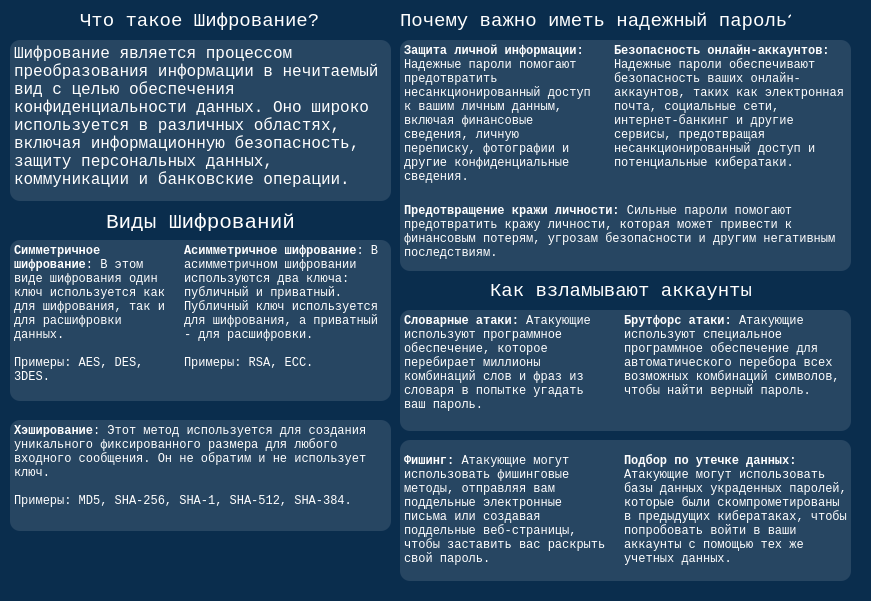
   <widget class="QWidget" name="menu2" native="true">
    <property name="enabled">
     <bool>true</bool>
    </property>
    <property name="geometry">
     <rect>
      <x>50</x>
      <y>0</y>
      <width>871</width>
      <height>601</height>
     </rect>
    </property>
    <property name="styleSheet">
     <string notr="true">background-color:#0a2d4d</string>
    </property>
    <widget class="QTextBrowser" name="cipher_info_label">
     <property name="geometry">
      <rect>
       <x>10</x>
       <y>40</y>
       <width>381</width>
       <height>161</height>
      </rect>
     </property>
     <property name="font">
      <font>
       <family>Courier New</family>
      </font>
     </property>
     <property name="focusPolicy">
      <enum>Qt::NoFocus</enum>
     </property>
     <property name="styleSheet">
      <string notr="true">border:2px;
color:white;
color:white;</string>
     </property>
     <property name="html">
      <string>&lt;!DOCTYPE HTML PUBLIC &quot;-//W3C//DTD HTML 4.0//EN&quot; &quot;http://www.w3.org/TR/REC-html40/strict.dtd&quot;&gt;
&lt;html&gt;&lt;head&gt;&lt;meta name=&quot;qrichtext&quot; content=&quot;1&quot; /&gt;&lt;meta charset=&quot;utf-8&quot; /&gt;&lt;style type=&quot;text/css&quot;&gt;
p, li { white-space: pre-wrap; }
hr { height: 1px; border-width: 0; }
li.unchecked::marker { content: &quot;\2610&quot;; }
li.checked::marker { content: &quot;\2612&quot;; }
&lt;/style&gt;&lt;/head&gt;&lt;body style=&quot; font-family:'Courier New'; font-size:9pt; font-weight:400; font-style:normal;&quot;&gt;
&lt;p style=&quot; margin-top:0px; margin-bottom:0px; margin-left:0px; margin-right:0px; -qt-block-indent:0; text-indent:0px;&quot;&gt;&lt;span style=&quot; font-size:12pt;&quot;&gt;Шифрование является процессом преобразования информации в нечитаемый вид с целью обеспечения конфиденциальности данных. Оно широко используется в различных областях, включая информационную безопасность, защиту персональных данных, коммуникации и банковские операции.&lt;/span&gt;&lt;/p&gt;&lt;/body&gt;&lt;/html&gt;</string>
     </property>
    </widget>
    <widget class="QLabel" name="cipher_kinds_title_label">
     <property name="geometry">
      <rect>
       <x>80</x>
       <y>210</y>
       <width>241</width>
       <height>21</height>
      </rect>
     </property>
     <property name="font">
      <font>
       <family>Courier New</family>
      </font>
     </property>
     <property name="styleSheet">
      <string notr="true">
color:white;</string>
     </property>
     <property name="text">
      <string>&lt;html&gt;&lt;head/&gt;&lt;body&gt;&lt;p align=&quot;center&quot;&gt;&lt;span style=&quot; font-size:16pt;&quot;&gt;Виды Шифрований&lt;/span&gt;&lt;/p&gt;&lt;/body&gt;&lt;/html&gt;</string>
     </property>
    </widget>
    <widget class="QTextBrowser" name="cipher_kind_1">
     <property name="geometry">
      <rect>
       <x>10</x>
       <y>240</y>
       <width>161</width>
       <height>171</height>
      </rect>
     </property>
     <property name="font">
      <font>
       <family>Courier New</family>
      </font>
     </property>
     <property name="styleSheet">
      <string notr="true">border:2px;
color:white;
</string>
     </property>
     <property name="html">
      <string>&lt;!DOCTYPE HTML PUBLIC &quot;-//W3C//DTD HTML 4.0//EN&quot; &quot;http://www.w3.org/TR/REC-html40/strict.dtd&quot;&gt;
&lt;html&gt;&lt;head&gt;&lt;meta name=&quot;qrichtext&quot; content=&quot;1&quot; /&gt;&lt;meta charset=&quot;utf-8&quot; /&gt;&lt;style type=&quot;text/css&quot;&gt;
p, li { white-space: pre-wrap; }
hr { height: 1px; border-width: 0; }
li.unchecked::marker { content: &quot;\2610&quot;; }
li.checked::marker { content: &quot;\2612&quot;; }
&lt;/style&gt;&lt;/head&gt;&lt;body style=&quot; font-family:'Courier New'; font-size:9pt; font-weight:400; font-style:normal;&quot;&gt;
&lt;p style=&quot; margin-top:0px; margin-bottom:0px; margin-left:0px; margin-right:0px; -qt-block-indent:0; text-indent:0px;&quot;&gt;&lt;span style=&quot; font-weight:700;&quot;&gt;Симметричное шифрование&lt;/span&gt;: В этом виде шифрования один ключ используется как для шифрования, так и для расшифровки данных. &lt;/p&gt;
&lt;p style=&quot;-qt-paragraph-type:empty; margin-top:0px; margin-bottom:0px; margin-left:0px; margin-right:0px; -qt-block-indent:0; text-indent:0px;&quot;&gt;&lt;br /&gt;&lt;/p&gt;
&lt;p style=&quot; margin-top:0px; margin-bottom:0px; margin-left:0px; margin-right:0px; -qt-block-indent:0; text-indent:0px;&quot;&gt;Примеры: AES, DES, 3DES.&lt;/p&gt;&lt;/body&gt;&lt;/html&gt;</string>
     </property>
    </widget>
    <widget class="QTextBrowser" name="cipher_kind_2">
     <property name="geometry">
      <rect>
       <x>180</x>
       <y>240</y>
       <width>211</width>
       <height>171</height>
      </rect>
     </property>
     <property name="font">
      <font>
       <family>Courier New</family>
      </font>
     </property>
     <property name="styleSheet">
      <string notr="true">border:2px;
color:white;
</string>
     </property>
     <property name="html">
      <string>&lt;!DOCTYPE HTML PUBLIC &quot;-//W3C//DTD HTML 4.0//EN&quot; &quot;http://www.w3.org/TR/REC-html40/strict.dtd&quot;&gt;
&lt;html&gt;&lt;head&gt;&lt;meta name=&quot;qrichtext&quot; content=&quot;1&quot; /&gt;&lt;meta charset=&quot;utf-8&quot; /&gt;&lt;style type=&quot;text/css&quot;&gt;
p, li { white-space: pre-wrap; }
hr { height: 1px; border-width: 0; }
li.unchecked::marker { content: &quot;\2610&quot;; }
li.checked::marker { content: &quot;\2612&quot;; }
&lt;/style&gt;&lt;/head&gt;&lt;body style=&quot; font-family:'Courier New'; font-size:9pt; font-weight:400; font-style:normal;&quot;&gt;
&lt;p style=&quot; margin-top:0px; margin-bottom:0px; margin-left:0px; margin-right:0px; -qt-block-indent:0; text-indent:0px;&quot;&gt;&lt;span style=&quot; font-weight:700;&quot;&gt;Асимметричное шифрование&lt;/span&gt;: В асимметричном шифровании используются два ключа: публичный и приватный. Публичный ключ используется для шифрования, а приватный - для расшифровки. &lt;/p&gt;
&lt;p style=&quot;-qt-paragraph-type:empty; margin-top:0px; margin-bottom:0px; margin-left:0px; margin-right:0px; -qt-block-indent:0; text-indent:0px;&quot;&gt;&lt;br /&gt;&lt;/p&gt;
&lt;p style=&quot; margin-top:0px; margin-bottom:0px; margin-left:0px; margin-right:0px; -qt-block-indent:0; text-indent:0px;&quot;&gt;Примеры: RSA, ECC.&lt;/p&gt;&lt;/body&gt;&lt;/html&gt;</string>
     </property>
    </widget>
    <widget class="QTextBrowser" name="cipher_kind_3">
     <property name="geometry">
      <rect>
       <x>10</x>
       <y>420</y>
       <width>381</width>
       <height>101</height>
      </rect>
     </property>
     <property name="font">
      <font>
       <family>Courier New</family>
      </font>
     </property>
     <property name="styleSheet">
      <string notr="true">border:2px;
color:white;
</string>
     </property>
     <property name="html">
      <string>&lt;!DOCTYPE HTML PUBLIC &quot;-//W3C//DTD HTML 4.0//EN&quot; &quot;http://www.w3.org/TR/REC-html40/strict.dtd&quot;&gt;
&lt;html&gt;&lt;head&gt;&lt;meta name=&quot;qrichtext&quot; content=&quot;1&quot; /&gt;&lt;meta charset=&quot;utf-8&quot; /&gt;&lt;style type=&quot;text/css&quot;&gt;
p, li { white-space: pre-wrap; }
hr { height: 1px; border-width: 0; }
li.unchecked::marker { content: &quot;\2610&quot;; }
li.checked::marker { content: &quot;\2612&quot;; }
&lt;/style&gt;&lt;/head&gt;&lt;body style=&quot; font-family:'Courier New'; font-size:9pt; font-weight:400; font-style:normal;&quot;&gt;
&lt;p style=&quot; margin-top:0px; margin-bottom:0px; margin-left:0px; margin-right:0px; -qt-block-indent:0; text-indent:0px;&quot;&gt;&lt;span style=&quot; font-weight:700;&quot;&gt;Хэширование&lt;/span&gt;: Этот метод используется для создания уникального фиксированного размера для любого входного сообщения. Он не обратим и не использует ключ. &lt;/p&gt;
&lt;p style=&quot;-qt-paragraph-type:empty; margin-top:0px; margin-bottom:0px; margin-left:0px; margin-right:0px; -qt-block-indent:0; text-indent:0px;&quot;&gt;&lt;br /&gt;&lt;/p&gt;
&lt;p style=&quot; margin-top:0px; margin-bottom:0px; margin-left:0px; margin-right:0px; -qt-block-indent:0; text-indent:0px;&quot;&gt;Примеры: MD5, SHA-256, SHA-1, SHA-512, SHA-384.&lt;/p&gt;&lt;/body&gt;&lt;/html&gt;</string>
     </property>
    </widget>
    <widget class="QLabel" name="why_important_password">
     <property name="geometry">
      <rect>
       <x>400</x>
       <y>10</y>
       <width>391</width>
       <height>21</height>
      </rect>
     </property>
     <property name="font">
      <font>
       <family>Courier New</family>
      </font>
     </property>
     <property name="styleSheet">
      <string notr="true">color:white;</string>
     </property>
     <property name="text">
      <string>&lt;html&gt;&lt;head/&gt;&lt;body&gt;&lt;p&gt;&lt;span style=&quot; font-size:14pt;&quot;&gt;Почему важно иметь надежный пароль?&lt;/span&gt;&lt;/p&gt;&lt;/body&gt;&lt;/html&gt;</string>
     </property>
    </widget>
    <widget class="QTextBrowser" name="why_stable_password_kind_1">
     <property name="geometry">
      <rect>
       <x>400</x>
       <y>40</y>
       <width>201</width>
       <height>151</height>
      </rect>
     </property>
     <property name="font">
      <font>
       <family>Courier New</family>
      </font>
     </property>
     <property name="styleSheet">
      <string notr="true">border:2px;
color:white;
</string>
     </property>
     <property name="html">
      <string>&lt;!DOCTYPE HTML PUBLIC &quot;-//W3C//DTD HTML 4.0//EN&quot; &quot;http://www.w3.org/TR/REC-html40/strict.dtd&quot;&gt;
&lt;html&gt;&lt;head&gt;&lt;meta name=&quot;qrichtext&quot; content=&quot;1&quot; /&gt;&lt;meta charset=&quot;utf-8&quot; /&gt;&lt;style type=&quot;text/css&quot;&gt;
p, li { white-space: pre-wrap; }
hr { height: 1px; border-width: 0; }
li.unchecked::marker { content: &quot;\2610&quot;; }
li.checked::marker { content: &quot;\2612&quot;; }
&lt;/style&gt;&lt;/head&gt;&lt;body style=&quot; font-family:'Courier New'; font-size:9pt; font-weight:400; font-style:normal;&quot;&gt;
&lt;p style=&quot; margin-top:0px; margin-bottom:0px; margin-left:0px; margin-right:0px; -qt-block-indent:0; text-indent:0px;&quot;&gt;&lt;span style=&quot; font-weight:700;&quot;&gt;Защита личной информации:&lt;/span&gt; Надежные пароли помогают предотвратить несанкционированный доступ к вашим личным данным, включая финансовые сведения, личную переписку, фотографии и другие конфиденциальные сведения.&lt;/p&gt;&lt;/body&gt;&lt;/html&gt;</string>
     </property>
    </widget>
    <widget class="QTextBrowser" name="why_stable_password_kind_2">
     <property name="geometry">
      <rect>
       <x>610</x>
       <y>40</y>
       <width>241</width>
       <height>151</height>
      </rect>
     </property>
     <property name="font">
      <font>
       <family>Courier New</family>
      </font>
     </property>
     <property name="styleSheet">
      <string notr="true">border:2px;
color:white;
</string>
     </property>
     <property name="html">
      <string>&lt;!DOCTYPE HTML PUBLIC &quot;-//W3C//DTD HTML 4.0//EN&quot; &quot;http://www.w3.org/TR/REC-html40/strict.dtd&quot;&gt;
&lt;html&gt;&lt;head&gt;&lt;meta name=&quot;qrichtext&quot; content=&quot;1&quot; /&gt;&lt;meta charset=&quot;utf-8&quot; /&gt;&lt;style type=&quot;text/css&quot;&gt;
p, li { white-space: pre-wrap; }
hr { height: 1px; border-width: 0; }
li.unchecked::marker { content: &quot;\2610&quot;; }
li.checked::marker { content: &quot;\2612&quot;; }
&lt;/style&gt;&lt;/head&gt;&lt;body style=&quot; font-family:'Courier New'; font-size:9pt; font-weight:400; font-style:normal;&quot;&gt;
&lt;p style=&quot; margin-top:0px; margin-bottom:0px; margin-left:0px; margin-right:0px; -qt-block-indent:0; text-indent:0px;&quot;&gt;&lt;span style=&quot; font-weight:700;&quot;&gt;Безопасность онлайн-аккаунтов:&lt;/span&gt; Надежные пароли обеспечивают безопасность ваших онлайн-аккаунтов, таких как электронная почта, социальные сети, интернет-банкинг и другие сервисы, предотвращая несанкционированный доступ и потенциальные кибератаки.&lt;/p&gt;&lt;/body&gt;&lt;/html&gt;</string>
     </property>
    </widget>
    <widget class="QTextBrowser" name="why_stable_password_kind_3">
     <property name="geometry">
      <rect>
       <x>400</x>
       <y>200</y>
       <width>451</width>
       <height>71</height>
      </rect>
     </property>
     <property name="font">
      <font>
       <family>Courier New</family>
      </font>
     </property>
     <property name="styleSheet">
      <string notr="true">border:2px;
color:white;
</string>
     </property>
     <property name="html">
      <string>&lt;!DOCTYPE HTML PUBLIC &quot;-//W3C//DTD HTML 4.0//EN&quot; &quot;http://www.w3.org/TR/REC-html40/strict.dtd&quot;&gt;
&lt;html&gt;&lt;head&gt;&lt;meta name=&quot;qrichtext&quot; content=&quot;1&quot; /&gt;&lt;meta charset=&quot;utf-8&quot; /&gt;&lt;style type=&quot;text/css&quot;&gt;
p, li { white-space: pre-wrap; }
hr { height: 1px; border-width: 0; }
li.unchecked::marker { content: &quot;\2610&quot;; }
li.checked::marker { content: &quot;\2612&quot;; }
&lt;/style&gt;&lt;/head&gt;&lt;body style=&quot; font-family:'Courier New'; font-size:9pt; font-weight:400; font-style:normal;&quot;&gt;
&lt;p style=&quot; margin-top:0px; margin-bottom:0px; margin-left:0px; margin-right:0px; -qt-block-indent:0; text-indent:0px;&quot;&gt;&lt;span style=&quot; font-weight:700;&quot;&gt;Предотвращение кражи личности:&lt;/span&gt; Сильные пароли помогают предотвратить кражу личности, которая может привести к финансовым потерям, угрозам безопасности и другим негативным последствиям.&lt;/p&gt;&lt;/body&gt;&lt;/html&gt;</string>
     </property>
    </widget>
    <widget class="QLabel" name="how_hack_accounts">
     <property name="geometry">
      <rect>
       <x>490</x>
       <y>280</y>
       <width>451</width>
       <height>21</height>
      </rect>
     </property>
     <property name="font">
      <font>
       <family>Courier New</family>
      </font>
     </property>
     <property name="styleSheet">
      <string notr="true">color:white;</string>
     </property>
     <property name="text">
      <string>&lt;html&gt;&lt;head/&gt;&lt;body&gt;&lt;p&gt;&lt;span style=&quot; font-size:14pt;&quot;&gt;Как взламывают аккаунты&lt;/span&gt;&lt;/p&gt;&lt;/body&gt;&lt;/html&gt;</string>
     </property>
    </widget>
    <widget class="QTextBrowser" name="password_hack_kind_1">
     <property name="geometry">
      <rect>
       <x>400</x>
       <y>310</y>
       <width>211</width>
       <height>131</height>
      </rect>
     </property>
     <property name="font">
      <font>
       <family>Courier New</family>
      </font>
     </property>
     <property name="styleSheet">
      <string notr="true">border:2px;
color:white;
</string>
     </property>
     <property name="html">
      <string>&lt;!DOCTYPE HTML PUBLIC &quot;-//W3C//DTD HTML 4.0//EN&quot; &quot;http://www.w3.org/TR/REC-html40/strict.dtd&quot;&gt;
&lt;html&gt;&lt;head&gt;&lt;meta name=&quot;qrichtext&quot; content=&quot;1&quot; /&gt;&lt;meta charset=&quot;utf-8&quot; /&gt;&lt;style type=&quot;text/css&quot;&gt;
p, li { white-space: pre-wrap; }
hr { height: 1px; border-width: 0; }
li.unchecked::marker { content: &quot;\2610&quot;; }
li.checked::marker { content: &quot;\2612&quot;; }
&lt;/style&gt;&lt;/head&gt;&lt;body style=&quot; font-family:'Courier New'; font-size:9pt; font-weight:400; font-style:normal;&quot;&gt;
&lt;p style=&quot; margin-top:0px; margin-bottom:0px; margin-left:0px; margin-right:0px; -qt-block-indent:0; text-indent:0px;&quot;&gt;&lt;span style=&quot; font-weight:700;&quot;&gt;Словарные атаки:&lt;/span&gt; Атакующие используют программное обеспечение, которое перебирает миллионы комбинаций слов и фраз из словаря в попытке угадать ваш пароль.&lt;/p&gt;&lt;/body&gt;&lt;/html&gt;</string>
     </property>
    </widget>
    <widget class="QTextBrowser" name="password_hack_kind_2">
     <property name="geometry">
      <rect>
       <x>620</x>
       <y>310</y>
       <width>231</width>
       <height>131</height>
      </rect>
     </property>
     <property name="font">
      <font>
       <family>Courier New</family>
      </font>
     </property>
     <property name="styleSheet">
      <string notr="true">border:2px;
color:white;
</string>
     </property>
     <property name="html">
      <string>&lt;!DOCTYPE HTML PUBLIC &quot;-//W3C//DTD HTML 4.0//EN&quot; &quot;http://www.w3.org/TR/REC-html40/strict.dtd&quot;&gt;
&lt;html&gt;&lt;head&gt;&lt;meta name=&quot;qrichtext&quot; content=&quot;1&quot; /&gt;&lt;meta charset=&quot;utf-8&quot; /&gt;&lt;style type=&quot;text/css&quot;&gt;
p, li { white-space: pre-wrap; }
hr { height: 1px; border-width: 0; }
li.unchecked::marker { content: &quot;\2610&quot;; }
li.checked::marker { content: &quot;\2612&quot;; }
&lt;/style&gt;&lt;/head&gt;&lt;body style=&quot; font-family:'Courier New'; font-size:9pt; font-weight:400; font-style:normal;&quot;&gt;
&lt;p style=&quot; margin-top:0px; margin-bottom:0px; margin-left:0px; margin-right:0px; -qt-block-indent:0; text-indent:0px;&quot;&gt;&lt;span style=&quot; font-weight:700;&quot;&gt;Брутфорс атаки:&lt;/span&gt; Атакующие используют специальное программное обеспечение для автоматического перебора всех возможных комбинаций символов, чтобы найти верный пароль.&lt;/p&gt;&lt;/body&gt;&lt;/html&gt;</string>
     </property>
    </widget>
    <widget class="QTextBrowser" name="password_hack_kind_3">
     <property name="geometry">
      <rect>
       <x>400</x>
       <y>450</y>
       <width>211</width>
       <height>131</height>
      </rect>
     </property>
     <property name="font">
      <font>
       <family>Courier New</family>
      </font>
     </property>
     <property name="styleSheet">
      <string notr="true">border:2px;
color:white;
</string>
     </property>
     <property name="html">
      <string>&lt;!DOCTYPE HTML PUBLIC &quot;-//W3C//DTD HTML 4.0//EN&quot; &quot;http://www.w3.org/TR/REC-html40/strict.dtd&quot;&gt;
&lt;html&gt;&lt;head&gt;&lt;meta name=&quot;qrichtext&quot; content=&quot;1&quot; /&gt;&lt;meta charset=&quot;utf-8&quot; /&gt;&lt;style type=&quot;text/css&quot;&gt;
p, li { white-space: pre-wrap; }
hr { height: 1px; border-width: 0; }
li.unchecked::marker { content: &quot;\2610&quot;; }
li.checked::marker { content: &quot;\2612&quot;; }
&lt;/style&gt;&lt;/head&gt;&lt;body style=&quot; font-family:'Courier New'; font-size:9pt; font-weight:400; font-style:normal;&quot;&gt;
&lt;p style=&quot; margin-top:0px; margin-bottom:0px; margin-left:0px; margin-right:0px; -qt-block-indent:0; text-indent:0px;&quot;&gt;&lt;span style=&quot; font-weight:700;&quot;&gt;Фишинг:&lt;/span&gt; Атакующие могут использовать фишинговые методы, отправляя вам поддельные электронные письма или создавая поддельные веб-страницы, чтобы заставить вас раскрыть свой пароль.&lt;/p&gt;&lt;/body&gt;&lt;/html&gt;</string>
     </property>
    </widget>
    <widget class="QTextBrowser" name="password_hack_kind_4">
     <property name="geometry">
      <rect>
       <x>620</x>
       <y>450</y>
       <width>231</width>
       <height>131</height>
      </rect>
     </property>
     <property name="font">
      <font>
       <family>Courier New</family>
      </font>
     </property>
     <property name="styleSheet">
      <string notr="true">border:2px;
color:white;
</string>
     </property>
     <property name="html">
      <string>&lt;!DOCTYPE HTML PUBLIC &quot;-//W3C//DTD HTML 4.0//EN&quot; &quot;http://www.w3.org/TR/REC-html40/strict.dtd&quot;&gt;
&lt;html&gt;&lt;head&gt;&lt;meta name=&quot;qrichtext&quot; content=&quot;1&quot; /&gt;&lt;meta charset=&quot;utf-8&quot; /&gt;&lt;style type=&quot;text/css&quot;&gt;
p, li { white-space: pre-wrap; }
hr { height: 1px; border-width: 0; }
li.unchecked::marker { content: &quot;\2610&quot;; }
li.checked::marker { content: &quot;\2612&quot;; }
&lt;/style&gt;&lt;/head&gt;&lt;body style=&quot; font-family:'Courier New'; font-size:9pt; font-weight:400; font-style:normal;&quot;&gt;
&lt;p style=&quot; margin-top:0px; margin-bottom:0px; margin-left:0px; margin-right:0px; -qt-block-indent:0; text-indent:0px;&quot;&gt;&lt;span style=&quot; font-weight:700;&quot;&gt;Подбор по утечке данных:&lt;/span&gt; Атакующие могут использовать базы данных украденных паролей, которые были скомпрометированы в предыдущих кибератаках, чтобы попробовать войти в ваши аккаунты с помощью тех же учетных данных.&lt;/p&gt;&lt;/body&gt;&lt;/html&gt;</string>
     </property>
    </widget>
    <widget class="QLabel" name="cipher_title">
     <property name="geometry">
      <rect>
       <x>80</x>
       <y>10</y>
       <width>241</width>
       <height>21</height>
      </rect>
     </property>
     <property name="font">
      <font>
       <family>Courier New</family>
      </font>
     </property>
     <property name="styleSheet">
      <string notr="true">color:white;</string>
     </property>
     <property name="text">
      <string>&lt;html&gt;&lt;head/&gt;&lt;body&gt;&lt;p&gt;&lt;span style=&quot; font-size:14pt;&quot;&gt;Что такое Шифрование?&lt;/span&gt;&lt;/p&gt;&lt;/body&gt;&lt;/html&gt;</string>
     </property>
    </widget>
    <widget class="QFrame" name="second_advice_frame_2">
     <property name="geometry">
      <rect>
       <x>10</x>
       <y>40</y>
       <width>381</width>
       <height>161</height>
      </rect>
     </property>
     <property name="styleSheet">
      <string notr="true">background-color:rgba(255,255,255,30);
border-radius:10px;</string>
     </property>
     <property name="frameShape">
      <enum>QFrame::StyledPanel</enum>
     </property>
     <property name="frameShadow">
      <enum>QFrame::Raised</enum>
     </property>
    </widget>
    <widget class="QFrame" name="second_advice_frame_3">
     <property name="geometry">
      <rect>
       <x>400</x>
       <y>40</y>
       <width>451</width>
       <height>231</height>
      </rect>
     </property>
     <property name="styleSheet">
      <string notr="true">background-color:rgba(255,255,255,30);
border-radius:10px;</string>
     </property>
     <property name="frameShape">
      <enum>QFrame::StyledPanel</enum>
     </property>
     <property name="frameShadow">
      <enum>QFrame::Raised</enum>
     </property>
    </widget>
    <widget class="QFrame" name="second_advice_frame_4">
     <property name="geometry">
      <rect>
       <x>10</x>
       <y>240</y>
       <width>381</width>
       <height>161</height>
      </rect>
     </property>
     <property name="styleSheet">
      <string notr="true">background-color:rgba(255,255,255,30);
border-radius:10px;</string>
     </property>
     <property name="frameShape">
      <enum>QFrame::StyledPanel</enum>
     </property>
     <property name="frameShadow">
      <enum>QFrame::Raised</enum>
     </property>
    </widget>
    <widget class="QFrame" name="second_advice_frame_5">
     <property name="geometry">
      <rect>
       <x>10</x>
       <y>420</y>
       <width>381</width>
       <height>111</height>
      </rect>
     </property>
     <property name="styleSheet">
      <string notr="true">background-color:rgba(255,255,255,30);
border-radius:10px;</string>
     </property>
     <property name="frameShape">
      <enum>QFrame::StyledPanel</enum>
     </property>
     <property name="frameShadow">
      <enum>QFrame::Raised</enum>
     </property>
    </widget>
    <widget class="QFrame" name="second_advice_frame_6">
     <property name="geometry">
      <rect>
       <x>400</x>
       <y>310</y>
       <width>451</width>
       <height>121</height>
      </rect>
     </property>
     <property name="styleSheet">
      <string notr="true">background-color:rgba(255,255,255,30);
border-radius:10px;</string>
     </property>
     <property name="frameShape">
      <enum>QFrame::StyledPanel</enum>
     </property>
     <property name="frameShadow">
      <enum>QFrame::Raised</enum>
     </property>
    </widget>
    <widget class="QFrame" name="second_advice_frame_7">
     <property name="geometry">
      <rect>
       <x>400</x>
       <y>440</y>
       <width>451</width>
       <height>141</height>
      </rect>
     </property>
     <property name="styleSheet">
      <string notr="true">background-color:rgba(255,255,255,30);
border-radius:10px;</string>
     </property>
     <property name="frameShape">
      <enum>QFrame::StyledPanel</enum>
     </property>
     <property name="frameShadow">
      <enum>QFrame::Raised</enum>
     </property>
    </widget>
   </widget>
